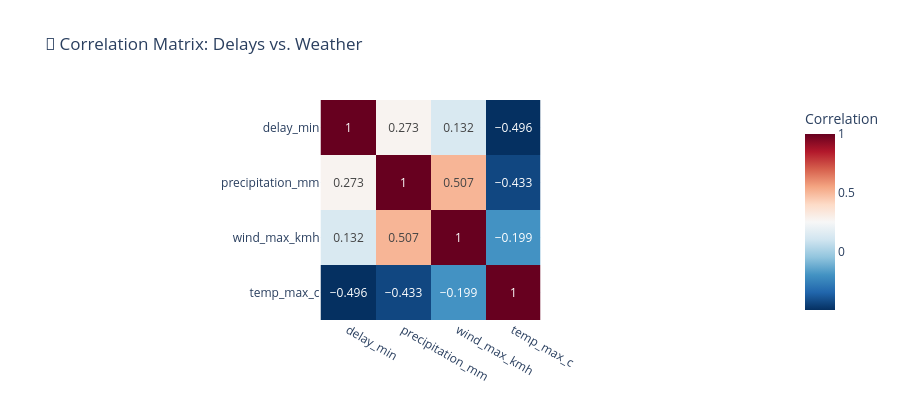

Notebook cell for this chart:
### Markdown cell above
## 4.3 Correlation Analysis — Weather vs. Delays

### Code cell
# correlate weather variables with delays
corr_data = df_q3.dropna(subset=['delay_min', 'precipitation_mm', 'wind_max_kmh', 'temp_max_c'])

if len(corr_data) >= 5:
    weather_vars = ['precipitation_mm', 'wind_max_kmh', 'temp_max_c']
    
    print("=" * 60)
    print("    CORRELATION ANALYSIS: Weather vs. Delays")
    print("=" * 60)
    print(f"  Sample size: {len(corr_data)} observations\n")
    
    for var in weather_vars:
        r, p = stats.pearsonr(corr_data[var], corr_data['delay_min'])
        r_s, p_s = stats.spearmanr(corr_data[var], corr_data['delay_min'])
        
        print(f"  {var}:")
        print(f"    Pearson r  = {r:+.4f} (p = {p:.4f})")
        print(f"    Spearman ρ = {r_s:+.4f} (p = {p_s:.4f})")
        significant = "✅ Significant" if p < 0.05 else "❌ Not significant" 
        print(f"    → {significant} at α = 0.05")
        print()

    # correlation matrix heatmap
    corr_cols = ['delay_min'] + weather_vars
    corr_matrix = corr_data[corr_cols].corr()
    
    fig = px.imshow(
        corr_matrix.round(3),
        text_auto=True,
        color_continuous_scale='RdBu_r',
        title='🔗 Correlation Matrix: Delays vs. Weather',
        labels={'color': 'Correlation'}
    )
    fig.update_layout(height=400, template='plotly_white', font=dict(size=12))
    fig.show()
else:
    print("Not enough joined weather-delay data for correlation analysis.")
    print("Make sure hub stations have both delay and weather data.")

### Figure 1 — Plotly figure (JSON) as saved in the notebook; plotly's stock layout.template omitted (floating-point values rounded to 4 significant figures)
{"data": [{"coloraxis": "coloraxis", "hovertemplate": "x: %{x}<br>y: %{y}<br>Correlation: %{z}<extra></extra>", "name": "0", "texttemplate": "%{z}", "type": "heatmap", "x": ["delay_min", "precipitation_mm", "wind_max_kmh", "temp_max_c"], "xaxis": "x", "y": ["delay_min", "precipitation_mm", "wind_max_kmh", "temp_max_c"], "yaxis": "y", "z": [[1.0, 0.273, 0.132, -0.496], [0.273, 1.0, 0.507, -0.433], [0.132, 0.507, 1.0, -0.199], [-0.496, -0.433, -0.199, 1.0]]}], "layout": {"coloraxis": {"colorbar": {"title": {"text": "Correlation"}}, "colorscale": [[0, "rgb(5,48,97)"], [0.1, "rgb(33,102,172)"], [0.2, "rgb(67,147,195)"], [0.3, "rgb(146,197,222)"], [0.4, "rgb(209,229,240)"], [0.5, "rgb(247,247,247)"], [0.6, "rgb(253,219,199)"], [0.7, "rgb(244,165,130)"], [0.8, "rgb(214,96,77)"], [0.9, "rgb(178,24,43)"], [1, "rgb(103,0,31)"]]}, "font": {"size": 12}, "height": 400, "title": {"text": "🔗 Correlation Matrix: Delays vs. Weather"}, "xaxis": {"anchor": "y", "constrain": "domain", "domain": [0, 1], "scaleanchor": "y"}, "yaxis": {"anchor": "x", "autorange": "reversed", "constrain": "domain", "domain": [0, 1]}}}
